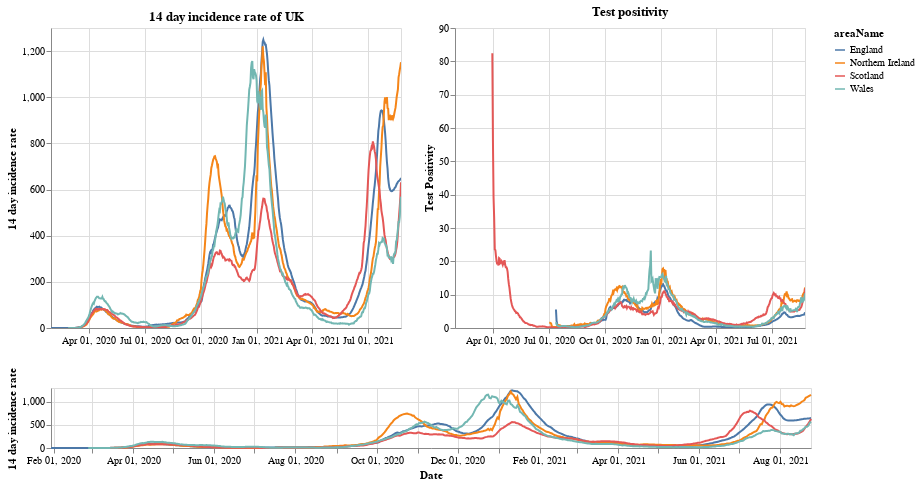

Notebook cell for this chart:
### Markdown cell above
# Plots

First a plot with each country in the UK. The top right shows the positivity rate for (which is the percentage of registered tests which were positive) while the top left is the 14 day incidence rate. The bottom chart can be used to select the timeframe (does not work on a mobile device).

### Code cell
#collapse
brush = alt.selection(type='interval', name='DateBrush',encodings=['x'],fields=['Time'])
leg_selection = alt.selection_multi(fields=['areaName'], bind='legend')

base = alt.Chart(uk_cases).mark_line().encode(
    x=alt.X("yearmonthdate(date):T", axis=alt.Axis(title='Date')),
    y=alt.Y("twoWeeklyCasesRate:Q", axis=alt.Axis(title='14 day incidence rate')),
    tooltip=['areaName', 'date','twoWeeklyCasesRate', 'testPositivity'],
    color='areaName',
    opacity=alt.condition(leg_selection, alt.value(2), alt.value(0.1))
).add_selection(leg_selection).properties(width=350)

upper = base.encode(alt.X('yearmonthdate(date):T', axis=alt.Axis(title=''),
                         scale=alt.Scale(domain=brush))
                   ).properties(title=f'14 day incidence rate of UK')
upper_right = upper.encode(alt.Y('testPositivity:Q', axis=alt.Axis(title='Test Positivity'))).properties(title='Test positivity')
lower = base.properties(height=60, width = 760).add_selection(brush)

(upper | upper_right) & lower

### Figure 1 — Vega-Lite specification as saved in the notebook (floating-point values rounded to 4 significant figures; data arrays with more than 128 entries replaced by an {"elided": "..."} marker saying what was removed)
{"config": {"view": {"continuousWidth": 400, "continuousHeight": 300}}, "vconcat": [{"hconcat": [{"mark": "line", "encoding": {"color": {"type": "nominal", "field": "areaName"}, "opacity": {"condition": {"value": 2, "selection": "selector001"}, "value": 0.1}, "tooltip": [{"type": "nominal", "field": "areaName"}, {"type": "temporal", "field": "date"}, {"type": "quantitative", "field": "twoWeeklyCasesRate"}, {"type": "quantitative", "field": "testPositivity"}], "x": {"type": "temporal", "axis": {"title": ""}, "field": "date", "scale": {"domain": {"selection": "DateBrush"}}, "timeUnit": "yearmonthdate"}, "y": {"type": "quantitative", "axis": {"title": "14 day incidence rate"}, "field": "twoWeeklyCasesRate"}}, "selection": {"selector001": {"type": "multi", "fields": ["areaName"], "bind": "legend"}}, "title": "14 day incidence rate of UK", "width": 350}, {"mark": "line", "encoding": {"color": {"type": "nominal", "field": "areaName"}, "opacity": {"condition": {"value": 2, "selection": "selector001"}, "value": 0.1}, "tooltip": [{"type": "nominal", "field": "areaName"}, {"type": "temporal", "field": "date"}, {"type": "quantitative", "field": "twoWeeklyCasesRate"}, {"type": "quantitative", "field": "testPositivity"}], "x": {"type": "temporal", "axis": {"title": ""}, "field": "date", "scale": {"domain": {"selection": "DateBrush"}}, "timeUnit": "yearmonthdate"}, "y": {"type": "quantitative", "axis": {"title": "Test Positivity"}, "field": "testPositivity"}}, "selection": {"selector001": {"type": "multi", "fields": ["areaName"], "bind": "legend"}}, "title": "Test positivity", "width": 350}]}, {"mark": "line", "encoding": {"color": {"type": "nominal", "field": "areaName"}, "opacity": {"condition": {"value": 2, "selection": "selector001"}, "value": 0.1}, "tooltip": [{"type": "nominal", "field": "areaName"}, {"type": "temporal", "field": "date"}, {"type": "quantitative", "field": "twoWeeklyCasesRate"}, {"type": "quantitative", "field": "testPositivity"}], "x": {"type": "temporal", "axis": {"title": "Date"}, "field": "date", "timeUnit": "yearmonthdate"}, "y": {"type": "quantitative", "axis": {"title": "14 day incidence rate"}, "field": "twoWeeklyCasesRate"}}, "height": 60, "selection": {"selector001": {"type": "multi", "fields": ["areaName"], "bind": "legend"}, "DateBrush": {"type": "interval", "encodings": ["x"], "fields": ["Time"]}}, "width": 760}], "data": {"name": "data-4416034e9a709092617f615acec1d30d"}, "$schema": "https://vega.github.io/schema/vega-lite/v4.8.1.json", "datasets": {"data-4416034e9a709092617f615acec1d30d": {"elided": "2200 records"}}}
